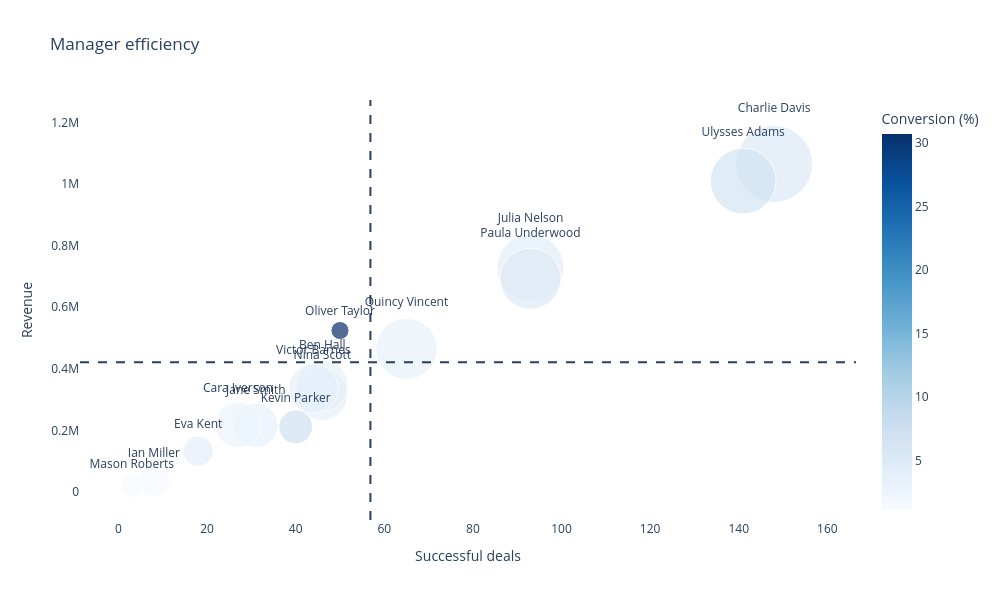

The cell this chart's notebook holds for it:
### Code cell
fig = px.scatter(stats, x='deals_success', y='revenue', size='deals_total', 
                 color='conversion', text='deal_manager', 
                 title='Manager efficiency',
                 labels={'deals_success': 'Successful deals', 
                        'revenue': 'Revenue',
                        'deals_total': 'Total deals',
                        'conversion': 'Conversion (%)',
                        'color': ' '},
                 color_continuous_scale='Blues')

fig.update_layout(width=1000, height=600, plot_bgcolor='white')
fig.update_traces(textposition='top center', marker=dict(sizeref=1))

fig.add_vline(x=stats['deals_success'].mean(), line_dash="dash")
fig.add_hline(y=stats['revenue'].mean(), line_dash="dash")

fig.show()

### Figure 1 — Plotly figure (JSON) as saved in the notebook; plotly's stock layout.template omitted (floating-point values rounded to 4 significant figures)
{"data": [{"hovertemplate": "Successful deals=%{x}<br>Revenue=%{y}<br>Total deals=%{marker.size}<br>deal_manager=%{text}<br>Conversion (%)=%{marker.color}<extra></extra>", "legendgroup": "", "marker": {"color": [5.0, 6.5, 4.1, 5.0, 3.5, 30.7, 3.6, 3.4, 3.6, 7.0, 3.1, 2.6, 3.9, 1.6, 1.1], "coloraxis": "coloraxis", "size": [2963, 2165, 2241, 1862, 1884, 163, 1283, 1345, 1232, 574, 988, 1056, 459, 497, 268], "sizemode": "area", "sizeref": 1, "symbol": "circle"}, "mode": "markers+text", "name": "", "orientation": "v", "showlegend": false, "text": ["Charlie Davis", "Ulysses Adams", "Julia Nelson", "Paula Underwood", "Quincy Vincent", "Oliver Taylor", "Nina Scott", "Ben Hall", "Victor Barnes", "Kevin Parker", "Jane Smith", "Cara Iverson", "Eva Kent", "Ian Miller", "Mason Roberts"], "textposition": "top center", "type": "scatter", "x": [148, 141, 93, 93, 65, 50, 46, 46, 44, 40, 31, 27, 18, 8, 3], "xaxis": "x", "y": [1065600, 1010400, 729201, 693000, 465000, 524500, 314900, 344500, 335900, 211400, 215500, 218000, 132400, 35500, 19000], "yaxis": "y"}], "layout": {"coloraxis": {"colorbar": {"title": {"text": "Conversion (%)"}}, "colorscale": [[0, "rgb(247,251,255)"], [0.125, "rgb(222,235,247)"], [0.25, "rgb(198,219,239)"], [0.375, "rgb(158,202,225)"], [0.5, "rgb(107,174,214)"], [0.625, "rgb(66,146,198)"], [0.75, "rgb(33,113,181)"], [0.875, "rgb(8,81,156)"], [1, "rgb(8,48,107)"]]}, "height": 600, "legend": {"itemsizing": "constant", "tracegroupgap": 0}, "plot_bgcolor": "white", "shapes": [{"line": {"dash": "dash"}, "type": "line", "x0": 56.87, "x1": 56.87, "xref": "x", "y0": 0, "y1": 1, "yref": "y domain"}, {"line": {"dash": "dash"}, "type": "line", "x0": 0, "x1": 1, "xref": "x domain", "y0": 421000.0, "y1": 421000.0, "yref": "y"}], "title": {"text": "Manager efficiency"}, "width": 1000, "xaxis": {"anchor": "y", "domain": [0, 1], "title": {"text": "Successful deals"}}, "yaxis": {"anchor": "x", "domain": [0, 1], "title": {"text": "Revenue"}}}}
